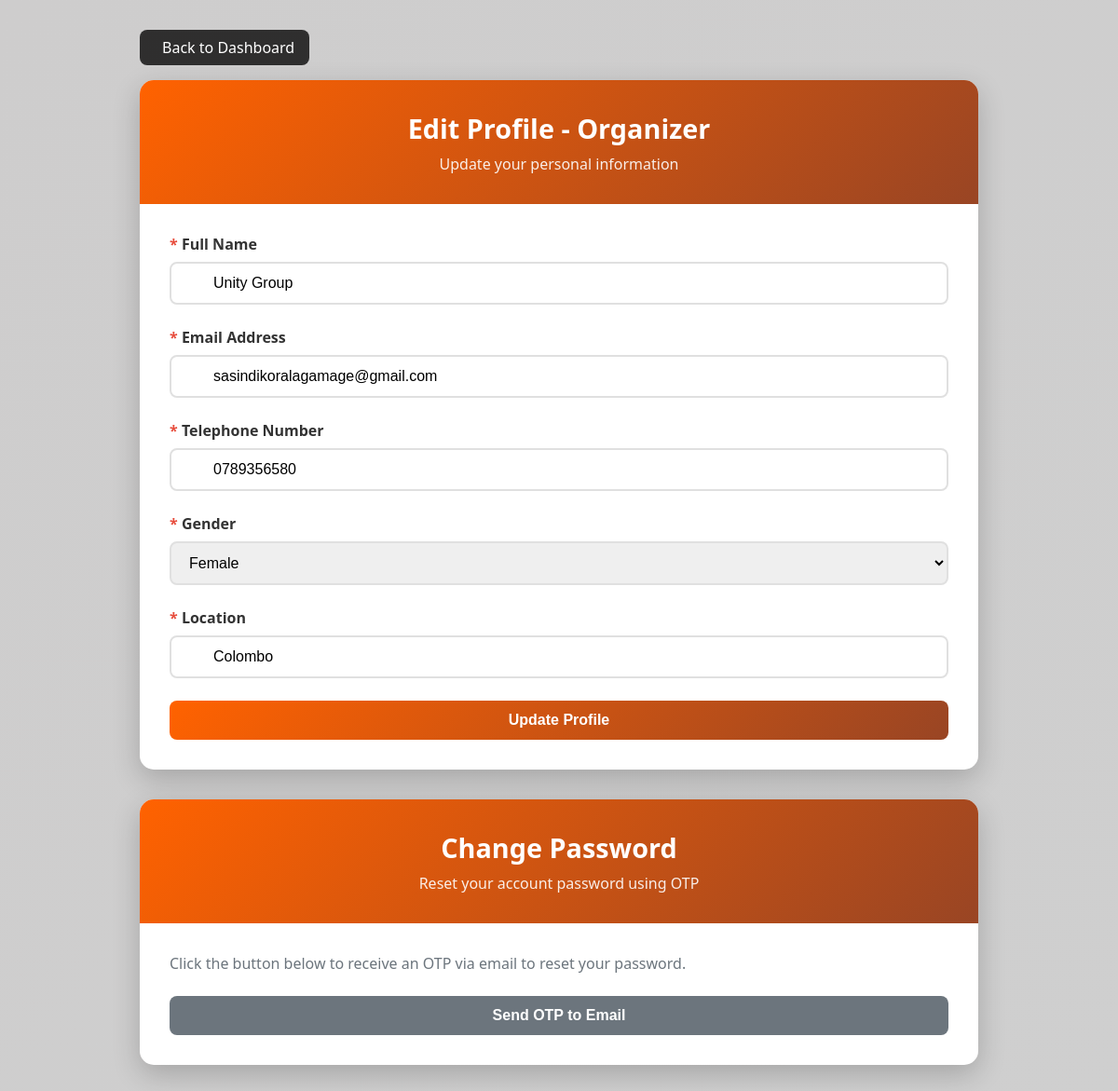
The page /presentation/organizer_edit_profile.php (signed in) on the database its author committed.
### tables this page shows
CREATE TABLE IF NOT EXISTS `users` (
  `userId` int NOT NULL AUTO_INCREMENT,
  `name` varchar(100) NOT NULL,
  `email` varchar(100) NOT NULL,
  `password` varchar(255) NOT NULL,
  `telephoneNo` varchar(20) DEFAULT NULL,
  `location` varchar(100) DEFAULT NULL,
  `gender` enum('Male','Female','Other','Prefer not to say') NOT NULL,
  `role` enum('Volunteer','Admin','Coordinator','Organizer','Volunteer+Organizer') DEFAULT 'Volunteer',
  PRIMARY KEY (`userId`),
  UNIQUE KEY `email` (`email`)
);

### business_logic/ProfileLogic.php (called while the page is built, shortened)
<?php
require_once __DIR__ . "/../data_access/ProfileData.php";
class ProfileLogic {
    private $profileData;
    public function __construct($conn) {
        $this->profileData = new ProfileData($conn);
    }
    public function getOrganizerProfile($userId) {
        $organizer = $this->profileData->getOrganizerById($userId);
        return ["success" => true, "data" => $organizer];
    }
}
?>

### data_access/ProfileData.php (called while the page is built, shortened)
<?php
class ProfileData {
    private $conn;
    public function __construct($conn) {
        $this->conn = $conn;
    }
    public function getOrganizerById($userId) {
        $stmt = $this->conn->prepare("SELECT userId, name, email, telephoneNo, location, gender FROM users WHERE userId = ? AND role = 'Organizer'");
        $stmt->bind_param("i", $userId);
        $stmt->execute();
        $result = $stmt->get_result();
        return $result->fetch_assoc();
    }
}
?>

### presentation/organizer_edit_profile.php (the view, shortened to what this page needs)
<?php
require_once __DIR__ . "/../data_access/db.php";
require_once __DIR__ . "/../business_logic/ProfileLogic.php";
$profileLogic = new ProfileLogic($conn);
$userId = $_SESSION['userId'];
$profileResult = $profileLogic->getOrganizerProfile($userId);
$profile = $profileResult['success'] ? $profileResult['data'] : null;
?>
<!DOCTYPE html>
<html lang="en">
<head>
    <link rel="stylesheet" href="../assets/css/edit_pro1.css">
    <link href="https://cdnjs.cloudflare.com/ajax/libs/remixicon/3.5.0/remixicon.css" rel="stylesheet">
</head>
<body>
    <div class="container">
        <a href="organizer_dashboard.php" class="back-link">
            <i class="ri-arrow-left-line"></i> Back to Dashboard
        </a>
        <div class="profile-card">
            <div class="card-header">
                <h2>Edit Profile - Organizer</h2>
                <p>Update your personal information</p>
            </div>
            <div class="card-body">
                <form id="profileForm">
                    <div class="form-group">
                        <label class="form-label">
                            <span class="required">*</span> Full Name
                        </label>
                        <div class="input-group">
                            <input type="text" name="name" class="form-control" value="<?php echo htmlspecialchars($profile['name']); ?>" required>
                        </div>
                    </div>
                    <div class="form-group">
                        <label class="form-label">
                            <span class="required">*</span> Email Address
                        </label>
                        <div class="input-group">
                            <input type="email" name="email" class="form-control" value="<?php echo htmlspecialchars($profile['email']); ?>" required>
                        </div>
                    </div>
                    <div class="form-group">
                        <label class="form-label">
                            <span class="required">*</span> Telephone Number
                        </label>
                        <div class="input-group">
                            <input type="tel" name="phone" class="form-control" value="<?php echo htmlspecialchars($profile['telephoneNo']); ?>" required>
                        </div>
                    </div>
                    <div class="form-group">
                        <label class="form-label">
                            <span class="required">*</span> Gender
                        </label>
                        <select name="gender" class="form-select" required>
                            <option value="Female" <?php echo $profile['gender'] === 'Female' ? 'selected' : ''; ?>>Female</option>
                        </select>
                    </div>
                    <div class="form-group">
                        <label class="form-label">
                            <span class="required">*</span> Location
                        </label>
                        <div class="input-group">
                            <input type="text" name="location" class="form-control" value="<?php echo htmlspecialchars($profile['location']); ?>" required>
                        </div>
                    </div>
                    <button type="submit" class="btn btn-primary">Update Profile</button>
                </form>
            </div>
        </div>
        <div class="profile-card">
            <div class="card-header">
                <h2>Change Password</h2>
                <p>Reset your account password using OTP</p>
            </div>
            <div class="card-body">
                <p style="margin-bottom: 1.5rem; color: #6c757d;">
                    Click the button below to receive an OTP via email to reset your password.
                </p>
                <button type="button" id="sendOtpBtn" class="btn btn-secondary">Send OTP to Email</button>
            </div>
        </div>
    </div>
</body>
</html>

### assets/css/edit_pro1.css (style rules this page uses)
* { margin: 0; padding: 0; box-sizing: border-box; }
body { font-family: 'Segoe UI', Tahoma, Geneva, Verdana, sans-serif; background: linear-gradient(135deg, #cecdcdff 0%, #cfcfcfff 100%); min-height: 100vh; padding: 2rem; }
.container { max-width: 900px; margin: 0 auto; }
.profile-card { background: white; border-radius: 15px; box-shadow: 0 10px 30px rgba(0,0,0,0.2); overflow: hidden; margin-bottom: 2rem; }
.card-header { background: linear-gradient(135deg, #ff6200 0%, #994524 100%); color: white; padding: 2rem; text-align: center; }
.card-header h2 { font-size: 1.8rem; margin-bottom: 0.5rem; }
.card-header p { opacity: 0.9; }
.card-body { padding: 2rem; }
.form-group { margin-bottom: 1.5rem; }
.form-label { display: block; font-weight: 600; margin-bottom: 0.5rem; color: #333; }
.required { color: #e74c3c; }
.input-group { position: relative; }
.form-control { width: 100%; padding: 12px 15px 12px 45px; border: 2px solid #e0e0e0; border-radius: 8px; font-size: 1rem; transition: all 0.3s; }
.form-select { width: 100%; padding: 12px 15px; border: 2px solid #e0e0e0; border-radius: 8px; font-size: 1rem; transition: all 0.3s; cursor: pointer; }
.btn { padding: 12px 30px; border: none; border-radius: 8px; font-size: 1rem; font-weight: 600; cursor: pointer; transition: all 0.3s; }
.btn-primary { background: linear-gradient(135deg, #ff6200 0%, #994524 100%); color: white; width: 100%; }
.back-link { display: inline-flex; align-items: center; color: white; text-decoration: none; margin-bottom: 1rem; padding: 8px 16px; background: rgba(10, 10, 10, 0.81); border-radius: 8px; transition: all 0.3s; }
.btn-secondary { background: #6c757d; color: white; width: 100%; }

### rows shown on the page
users: name "Unity Group", email "sasindikoralagamage@gmail.com", phone "0789356580", gender "Female", location "Colombo"
